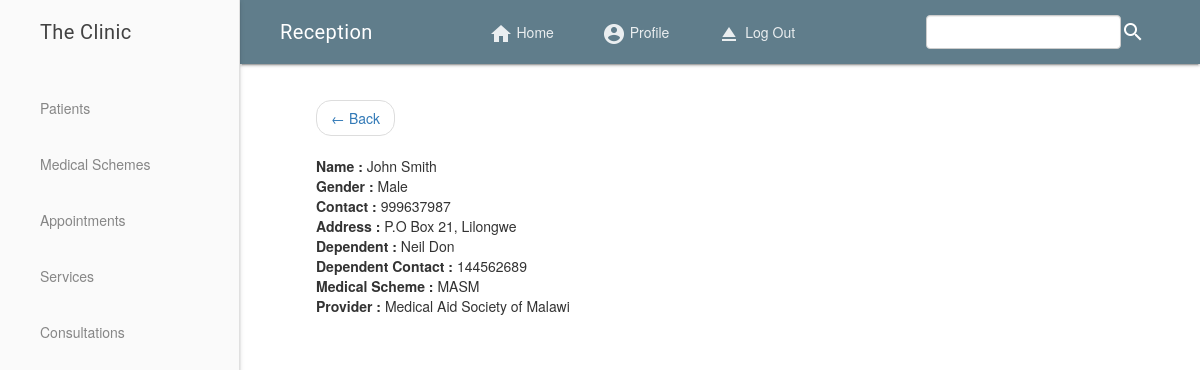
Screenshot of /reception/patprof.php?prof=1 with the database file from the repository.
### tables this page shows
CREATE TABLE `patients` (
  `patient_id` int(11) NOT NULL,
  `fname` varchar(20) NOT NULL,
  `lname` varchar(30) NOT NULL,
  `sex` varchar(7) DEFAULT NULL,
  `dob` date DEFAULT NULL,
  `address` varchar(50) DEFAULT NULL,
  `contact` int(15) DEFAULT NULL,
  `email` varchar(30) DEFAULT NULL,
  `dependent` varchar(30) DEFAULT NULL,
  `dependent_contact` varchar(15) DEFAULT NULL,
  `scheme_id` int(11) NOT NULL
);

CREATE TABLE `medical_schemes` (
  `scheme_id` int(11) NOT NULL,
  `scheme_name` varchar(50) NOT NULL,
  `scheme_type` varchar(50) NOT NULL,
  `provider_id` int(11) NOT NULL,
  `validity` varchar(20) DEFAULT NULL,
  `manager_id` int(11) NOT NULL
);

CREATE TABLE `provider` (
  `provider_id` int(11) NOT NULL,
  `provider_name` varchar(40) NOT NULL,
  `address` varchar(50) DEFAULT NULL,
  `email` varchar(30) DEFAULT NULL,
  `contact` int(20) DEFAULT NULL
);

### reception/patprof.php (the view, shortened to what this page needs)
<?php
	include "header.php";
?>
 <main class="mdl-layout__content" style="padding-left: 5%;" id="home">
	<div class="mdl-grid">
		<div class="mdl-cell mdl-cell--7-col">
		<nav aria-label="...">
		  <ul class="pager">
		    <li class="previous"><a href="viewpatient.php"><span aria-hidden="true">&larr;</span> Back </a></li>
		  </ul>
		</nav>
		<?php
				if(isset($_GET['prof'])){
					$id = $_GET['prof'];
					$profile = mysqli_query($db, "SELECT patients.fname, patients.lname, patients.sex, patients.contact, patients.address, patients.dependent, patients.dependent_contact, medical_schemes.scheme_name, provider.provider_name FROM patients, medical_schemes, provider WHERE patients.scheme_id = medical_schemes.scheme_id AND patients.patient_id = '$id' AND medical_schemes.provider_id = provider.provider_id");
					if($profile) {
						$result = mysqli_num_rows($profile);
						if($result == 1) {
						while ($row = mysqli_fetch_assoc($profile)) {
								echo "<b>Name :</b> " .$row['fname']. " " .$row['lname']. " <br/>";
								echo "<b>Gender :</b> " .$row['sex']. " <br/>";
								echo "<b>Contact :</b> " .$row['contact']. " <br/>";
								echo "<b>Address :</b> " .$row['address']. " <br/>";
								echo "<b>Dependent :</b> " .$row['dependent']. " <br/>";
								echo "<b>Dependent Contact :</b> " .$row['dependent_contact']. " <br/>";
								echo "<b>Medical Scheme :</b> " .$row['scheme_name']. " <br/>";
								echo "<b>Provider :</b> " .$row['provider_name']. " <br/>";
									}
								}
							}
				}?>
				</div>
				</div>
				</main>

### rows the page displays
patients: fname "John", lname "Smith", sex "Male", contact "999637987", address "P.O Box 21, Lilongwe", dependent "Neil Don", dependent_contact "144562689", scheme.scheme_name "MASM", provider.provider_name "Medical Aid Society of Malawi"
